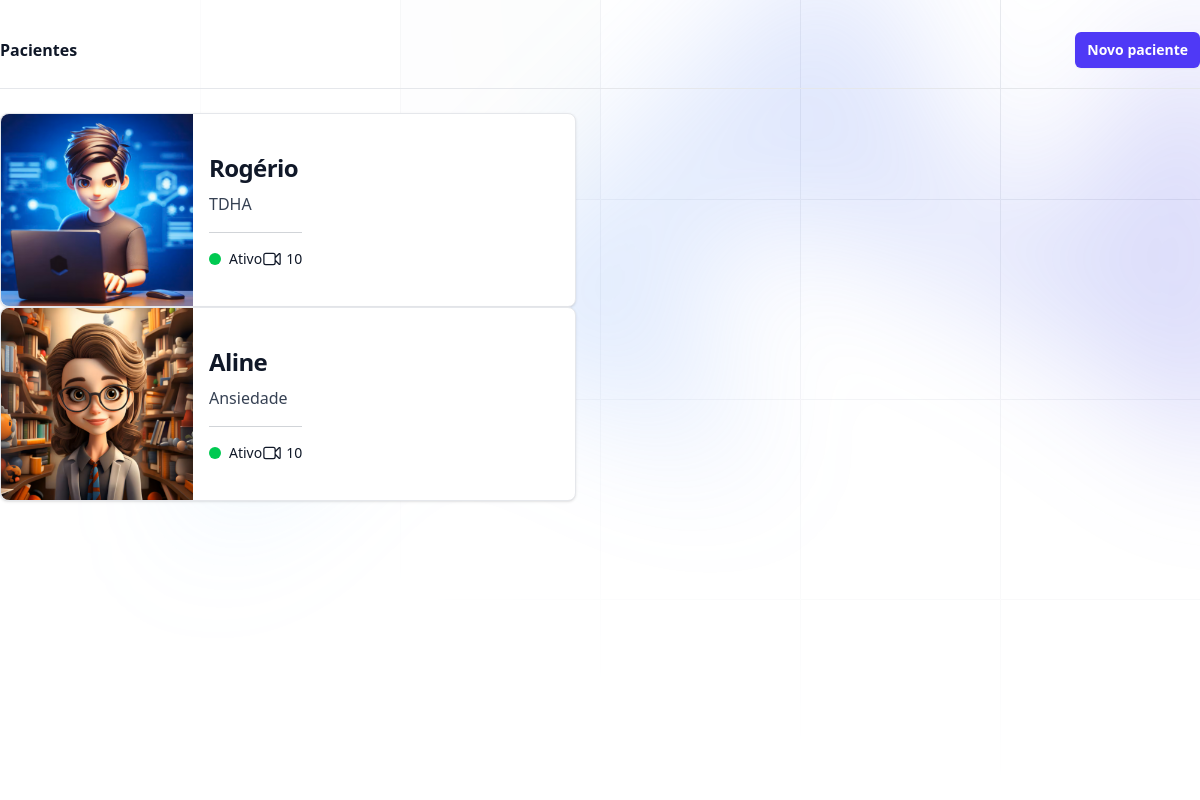
Screenshot of /usuarios/pacientes/ with the database file from the repository.
### usuarios/models.py (models this page shows, shortened)
class Pacientes(models.Model):
    nome = models.CharField(max_length=64)
    descricao = models.TextField()
    foto = models.ImageField(upload_to='fotos')
    ativo = models.BooleanField(default=True)
    telefone = models.CharField(max_length=15, null=True, blank=True)

### usuarios/views.py (the view, shortened to what this page needs)
# urls.py: path('pacientes/', views.pacientes, name='pacientes'),
def pacientes(request):
    if request.method == 'GET':
        pacientes = Pacientes.objects.all()
        return render(request, 'pacientes.html', {'pacientes': pacientes})

### usuarios/templates/pacientes.html (shortened to what this page needs)
{% extends "base.html" %}
{% block 'body' %}
    <div class="relative isolate overflow-hidden bg-white min-h-screen">
        <div aria-hidden="true"
             class="absolute top-10 left-[calc(50%-4rem)] -z-10 transform-gpu blur-3xl sm:left-[calc(50%-18rem)] lg:top-[calc(50%-30rem)] lg:left-48 xl:left-[calc(50%-24rem)]">
            <div style="clip-path: polygon(73.6% 51.7%, 91.7% 11.8%, 100% 46.4%, 97.4% 82.2%, 92.5% 84.9%, 75.7% 64%, 55.3% 47.5%, 46.5% 49.4%, 45% 62.9%, 50.3% 87.2%, 21.3% 64.1%, 0.1% 100%, 5.4% 51.1%, 21.4% 63.9%, 58.9% 0.2%, 73.6% 51.7%)"
                 class="aspect-1108/632 w-277 bg-linear-to-r from-[#80caff] to-[#4f46e5] opacity-20"></div>
        </div>
        <div class="max-w-7xl mt-8 mx-auto">
            <div class="border-b border-gray-200 pb-5 sm:flex sm:items-center sm:justify-between">
                <h3 class="text-base font-semibold text-gray-900">Pacientes</h3>
                <div class="mt-3 sm:mt-0 sm:ml-4">
                    <button data-dialog-target="sign-in-modal"
                            type="button"
                            class="inline-flex cursor-pointer items-center rounded-md bg-indigo-600 px-3 py-2 text-sm font-semibold text-white shadow-xs hover:bg-indigo-500 focus-visible:outline-2 focus-visible:outline-offset-2 focus-visible:outline-indigo-600">
                        Novo paciente
                    </button>
                </div>
            </div>
            <div class="mt-6">
                {% for paciente in pacientes %}
                    <a href="{% url 'consultas' paciente.id %}"
                        class="flex flex-col items-center bg-white border border-gray-200 rounded-lg shadow-sm md:flex-row md:max-w-xl">
                        <img class="object-cover w-full rounded-t-lg h-96 md:h-auto md:w-48 md:rounded-none md:rounded-s-lg"
                                src="{{paciente.foto.url}}"
                                alt="">
                        <div class="flex flex-col p-4 leading-normal gap-2">
                            <h5 class="text-2xl font-bold tracking-tight text-gray-900">{{paciente.nome}}</h5>
                            <p class="font-normal text-gray-700">{{paciente.descricao}}</p>
                            <hr class="border-slate-800/20 my-2 w-full">
                            <div class="flex items-center justify-between text-sm font-medium text-gray-900">
                                <div class="flex items-center">
                                    <svg viewBox="0 0 6 6"
                                            aria-hidden="true"
                                            class="w-3 h-3 mr-2 fill-green-500">
                                        <circle r="3" cx="3" cy="3" />
                                    </svg>
                                    Ativo
                                </div>
                                <div class="flex items-center">
                                    10
                                </div>
                            </div>
                        </div>
                    </a>
                {% endfor %}
            </div>
        </div>
    </div>
{% endblock 'body' %}

### rows the page displays
Pacientes: foto (picture), nome "Rogério", descricao "TDHA"
Pacientes: foto (picture), nome "Aline", descricao "Ansiedade"
